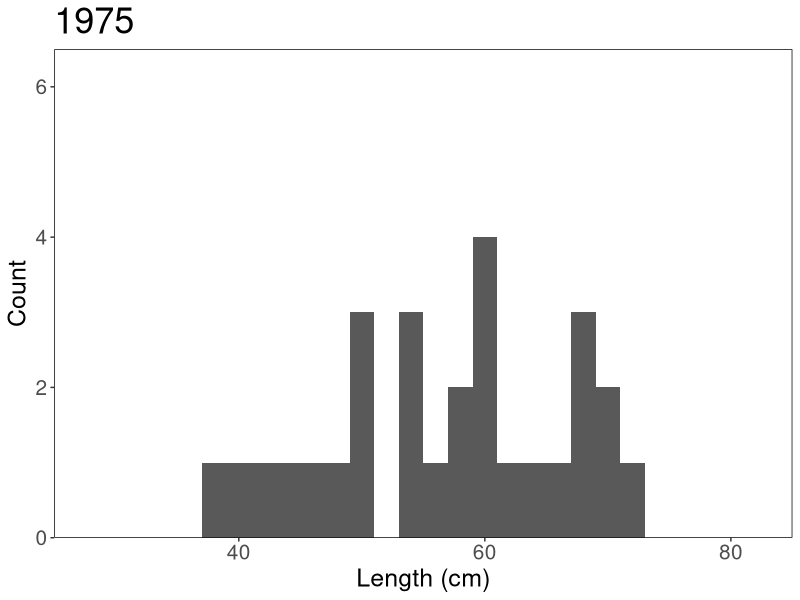
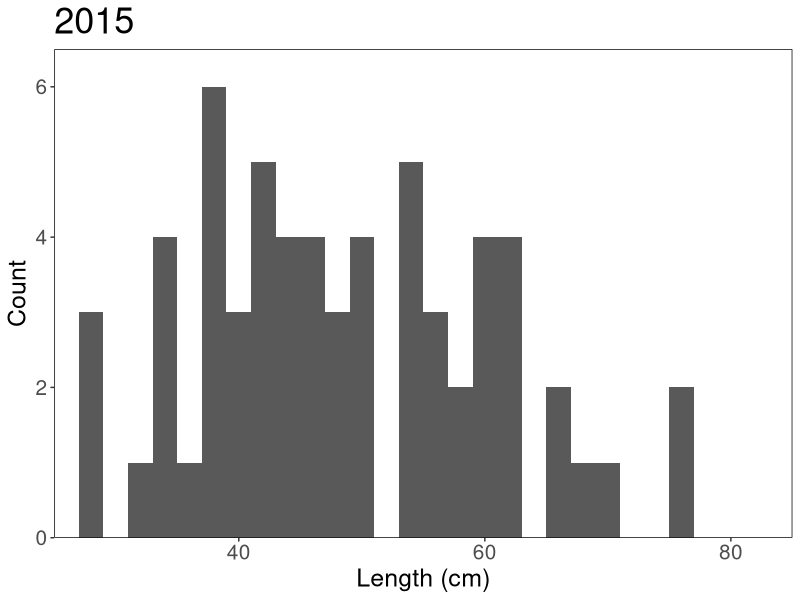
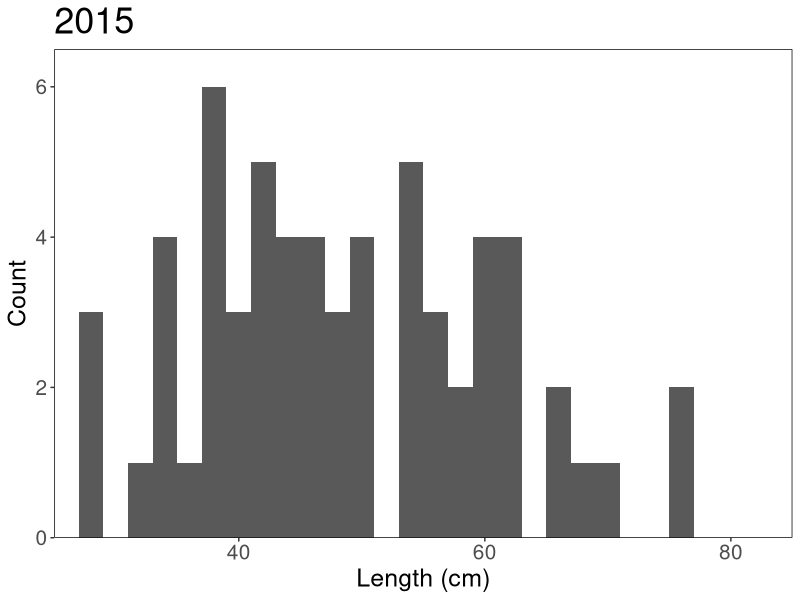
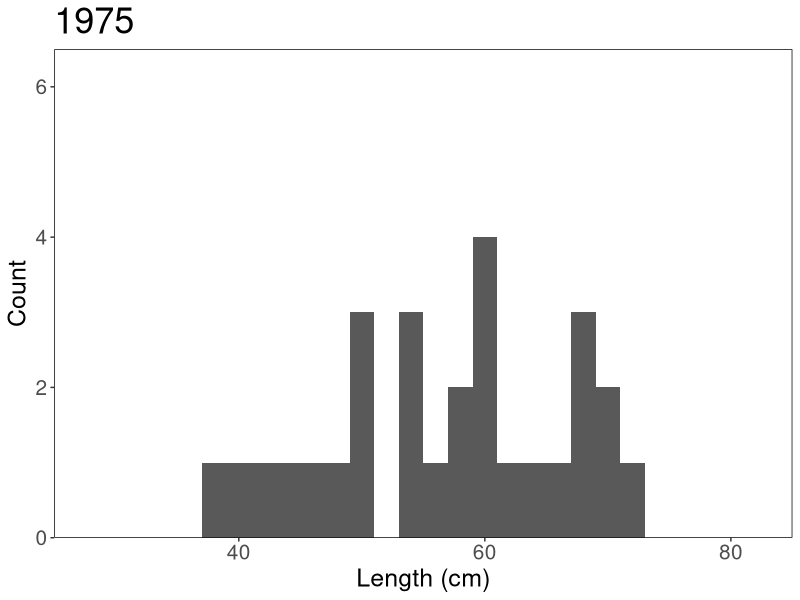

The R script that drew these images, in order:
# Length composition plots for SSEC presentation

library(tidyverse)
library(here)
library(readxl)

PW <- read.csv(here::here("hook_and_line_data", "1975_USDPS_yelloweye_lengths.csv"))

ESA <- read_excel(here::here("hook_and_line_data", "2015_USDPS_yelloweye_lengths.xlsx"))

PW_lengthcomps <- ggplot(data = PW, aes(x = TL_mm/10)) +
  geom_histogram(binwidth = 2) +
  theme(axis.text = element_text(size = 15),
        axis.title = element_text(size = 18),
        plot.title = element_text(size = 26),
        panel.grid = element_blank(),
        panel.background = element_rect(fill = "white"),
        panel.border = element_rect(color = "black", fill = NA))+
  scale_x_continuous(expand = c(0,0), limits = c(25,85)) +
  scale_y_continuous(expand = c(0,0), limits = c(0,6.5)) +
  xlab("Length (cm)") +
  ylab("Count") + 
  ggtitle("1975")

ESA_lengthcomps <- ggplot(data = ESA, aes(x = FL_cm)) +
  geom_histogram(binwidth = 2) +
  theme(axis.text = element_text(size = 15),
        axis.title = element_text(size = 18),
        plot.title = element_text(size = 26),
        panel.grid = element_blank(),
        panel.background = element_rect(fill = "white"),
        panel.border = element_rect(color = "black", fill = NA))+
  scale_x_continuous(expand = c(0,0), limits = c(25,85)) +
  scale_y_continuous(expand = c(0,0), limits = c(0,6.5)) +
  xlab("Length (cm)") +
  ylab("Count") + 
  ggtitle("2015")

PW_lengthcomps
ESA_lengthcomps

ggsave(here::here("figures", "lengths", "2015_lencomps.png"), ESA_lengthcomps, height = 5.5, width  = 6)  
ggsave(here::here("figures", "lengths", "1975_lencomps.png"), PW_lengthcomps, height = 5.5, width  = 6)  